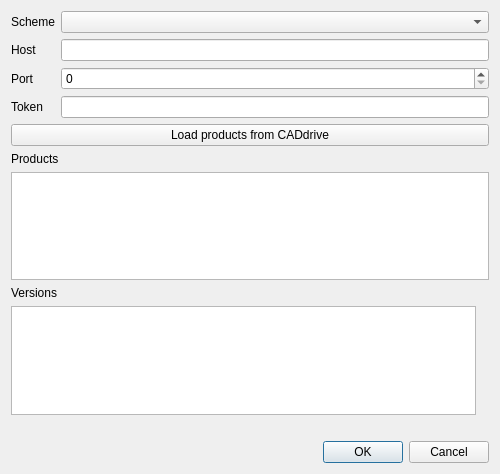
<?xml version="1.0" encoding="UTF-8"?>
<ui version="4.0">
 <class>lcQHubLoadDialog</class>
 <widget class="QDialog" name="lcQHubLoadDialog">
  <property name="geometry">
   <rect>
    <x>0</x>
    <y>0</y>
    <width>500</width>
    <height>474</height>
   </rect>
  </property>
  <property name="windowTitle">
   <string>Load model from CADdrive</string>
  </property>
  <layout class="QVBoxLayout" name="verticalLayout">
   <item>
    <layout class="QFormLayout" name="formLayout">
     <item row="0" column="0">
      <widget class="QLabel" name="SchemeLabel">
       <property name="text">
        <string>Scheme</string>
       </property>
      </widget>
     </item>
     <item row="0" column="1">
      <widget class="QComboBox" name="SchemeCombo"/>
     </item>
     <item row="1" column="0">
      <widget class="QLabel" name="HostLabel">
       <property name="text">
        <string>Host</string>
       </property>
      </widget>
     </item>
     <item row="1" column="1">
      <widget class="QLineEdit" name="HostEdit">
       <property name="text">
        <string/>
       </property>
      </widget>
     </item>
     <item row="2" column="0">
      <widget class="QLabel" name="PortLabel">
       <property name="text">
        <string>Port</string>
       </property>
      </widget>
     </item>
     <item row="2" column="1">
      <widget class="QSpinBox" name="PortSpin">
       <property name="maximum">
        <number>10000</number>
       </property>
       <property name="value">
        <number>0</number>
       </property>
      </widget>
     </item>
     <item row="4" column="0">
      <widget class="QLabel" name="TokenLabel">
       <property name="text">
        <string>Token</string>
       </property>
      </widget>
     </item>
     <item row="4" column="1">
      <widget class="QLineEdit" name="TokenEdit"/>
     </item>
    </layout>
   </item>
   <item>
    <widget class="QPushButton" name="LoadButton">
     <property name="text">
      <string>Load products from CADdrive</string>
     </property>
    </widget>
   </item>
   <item>
    <widget class="QLabel" name="ProductLabel">
     <property name="text">
      <string>Products</string>
     </property>
    </widget>
   </item>
   <item>
    <widget class="QListWidget" name="ProductList"/>
   </item>
   <item>
    <widget class="QLabel" name="VersionLabel">
     <property name="text">
      <string>Versions</string>
     </property>
    </widget>
   </item>
   <item>
    <layout class="QHBoxLayout" name="horizontalLayout">
     <item>
      <widget class="QListWidget" name="VersionList"/>
     </item>
     <item>
      <widget class="QLabel" name="VersionImage">
       <property name="baseSize">
        <size>
         <width>0</width>
         <height>0</height>
        </size>
       </property>
       <property name="autoFillBackground">
        <bool>false</bool>
       </property>
       <property name="styleSheet">
        <string notr="true"/>
       </property>
       <property name="text">
        <string/>
       </property>
       <property name="scaledContents">
        <bool>false</bool>
       </property>
      </widget>
     </item>
    </layout>
   </item>
   <item>
    <widget class="QLabel" name="ErrorLabel">
     <property name="text">
      <string/>
     </property>
    </widget>
   </item>
   <item>
    <widget class="QDialogButtonBox" name="buttonBox">
     <property name="orientation">
      <enum>Qt::Horizontal</enum>
     </property>
     <property name="standardButtons">
      <set>QDialogButtonBox::Cancel|QDialogButtonBox::Ok</set>
     </property>
    </widget>
   </item>
  </layout>
 </widget>
 <resources/>
 <connections>
  <connection>
   <sender>buttonBox</sender>
   <signal>accepted()</signal>
   <receiver>lcQHubLoadDialog</receiver>
   <slot>accept()</slot>
   <hints>
    <hint type="sourcelabel">
     <x>257</x>
     <y>352</y>
    </hint>
    <hint type="destinationlabel">
     <x>157</x>
     <y>274</y>
    </hint>
   </hints>
  </connection>
  <connection>
   <sender>buttonBox</sender>
   <signal>rejected()</signal>
   <receiver>lcQHubLoadDialog</receiver>
   <slot>reject()</slot>
   <hints>
    <hint type="sourcelabel">
     <x>325</x>
     <y>352</y>
    </hint>
    <hint type="destinationlabel">
     <x>286</x>
     <y>274</y>
    </hint>
   </hints>
  </connection>
 </connections>
</ui>
